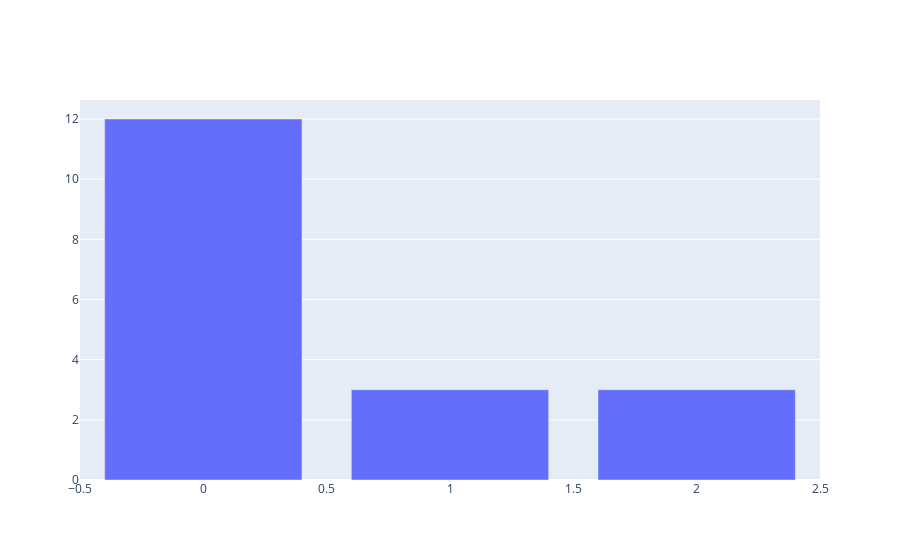

Write notebook code for a chart like this one.
### Code cell
import plotly.graph_objects as go
fig = go.Figure(data=go.Bar(y=[12,3,3]))
fig.show()

### Figure 1 — Plotly figure (JSON) as saved in the notebook; plotly's stock layout.template omitted (floating-point values rounded to 4 significant figures)
{"data": [{"type": "bar", "y": [12, 3, 3]}], "layout": {}}
